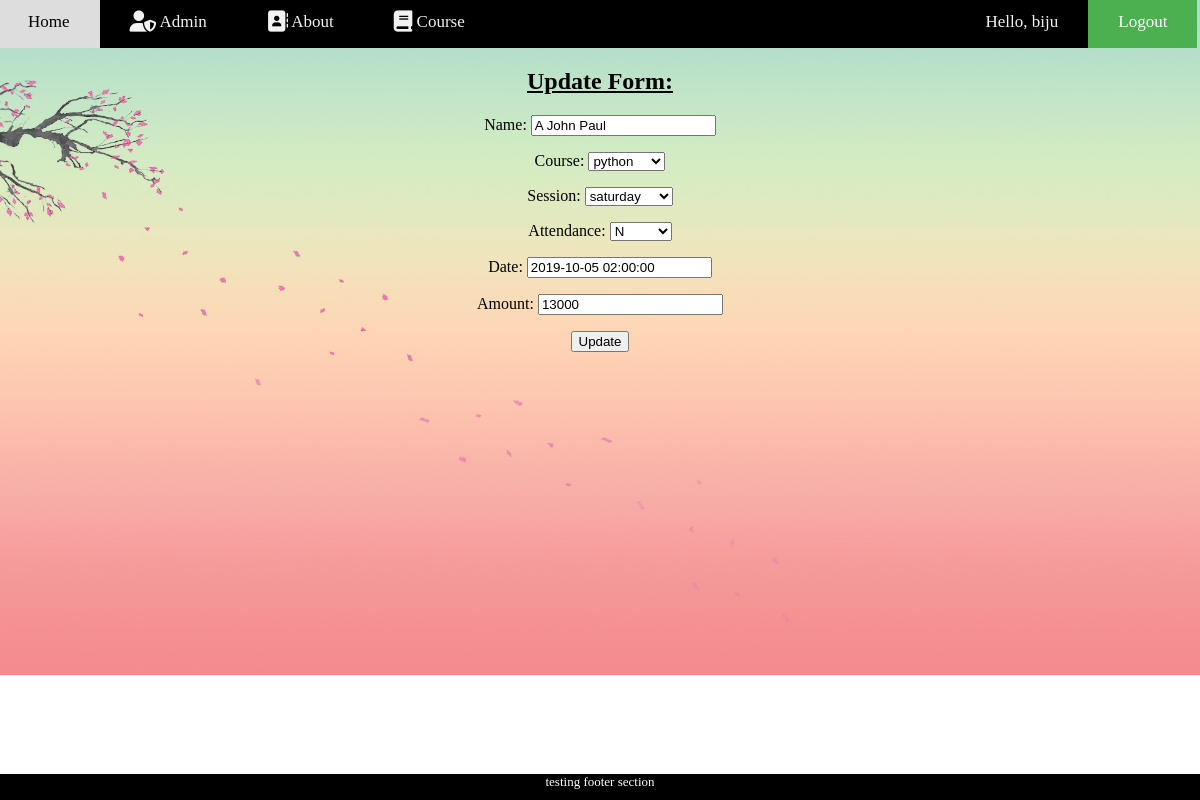
The app's page /update/1 (signed in), older data.
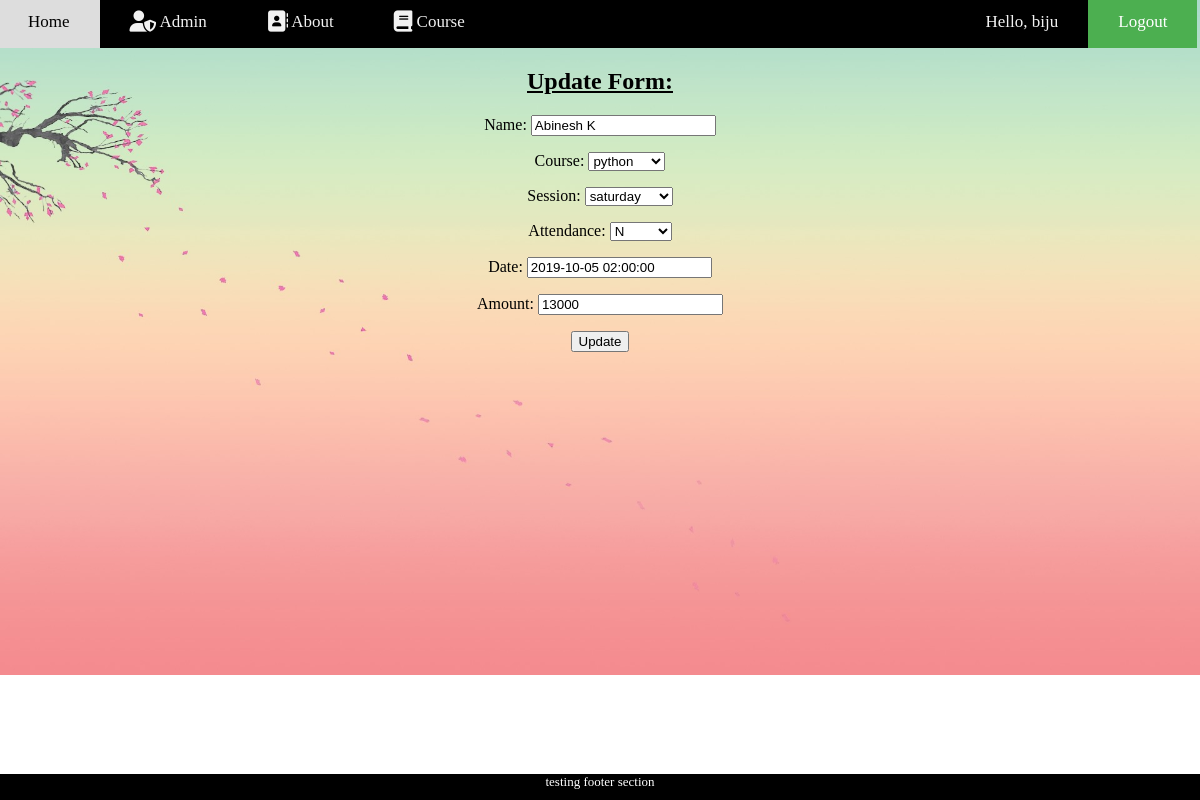
The same page, newer data.
### enroll/models.py (models this page shows, shortened)
class Data(models.Model):
    ATT = (
        ('Student Attendance', (
            (u'YES', u'Y'),
            (u'NO', u'N'),
        )),
    )
    DAY = (
        ('Choose your session', (
            (u'SATURDAY', u'saturday'),
            (u'SUNDAY', u'sunday'),
        )),
    )
    COURSE = (
        ('Select your course', (
            (u'PYTHON', u'python'),
            (u'DOT_NET', u'.net'),
            (u'C', u'c'),
            (u'C++', u'c++'),
            (u'PHP', u'php'),
            (u'XML', u'xml'),
        )),
    )
    id = models.AutoField(primary_key=True)
    name = models.CharField(max_length=15, null=False, unique=True)
    course = models.CharField(max_length=10, blank=False, null=False, choices=COURSE)
    session = models.CharField(max_length=8, blank=False, null=False, choices=DAY)
    attendance = models.CharField(max_length=3, blank=False, null=False, choices=ATT)
    date = models.DateTimeField(default=datetime.now, editable=True)
    amount = models.IntegerField(blank=False, null=False)
    img = models.ImageField(upload_to='images/', default="")
    class Meta:
        db_table = 'student'

### enroll/views.py (the view)
# urls.py: path('update/<int:pk>', v.U.as_view(), name='edit'),
class U(UpdateView):
    model = Data
    fields = ['name', 'course', 'session', 'attendance', 'date', 'amount']
    template_name = 'edit.html'
    success_url = reverse_lazy('records')

### enroll/templates/edit.html (shortened to what this page needs)
{% extends 'base.html' %}
{% load static %}
{% block content%}
<html lang="en">
    <head>
    </head>
    <body onload="redirect()">
        {% if user.is_superuser%}
            <center>
                <h2><u>Update Form:</u></h2>
                <form method="post">
                    {{form.as_p}}
                    <input type="submit" value="Update">
                </form>
            </center>
        {% else %}
            <script>
                function redirect(){alert("Not an Admin--Redirecting....");window.location.replace('{% url 'home' %}');}
            </script>
        {% endif %}
    </body>
</html>
{% endblock content%}

### enroll/templates/base.html (shortened to what this page needs)
{% load static %}
<!DOCTYPE html>
<html lang="en">
        <head>
            <link rel="stylesheet" type="text/css" href="{% static 'CSS/main.css' %}">
        </head>
        <body>
                <div class="topnav">
                    <a class="active" id="bb" href="{% url 'home' %}">Home</a>
                    <a class="active" href="{% url 'records' %}" title="Admin">
                        <i class="fas fa-user-shield fa-lg"></i> Admin</a>
                    <a class="active" href="{% url 'contact' %}">
                        <i class="fas fa-address-book fa-lg"></i> About</a>
                    <a class="active" href="{% url 'course' %}">
                        <i class="fas fa-book fa-lg"></i> Course</a>
                    {% if user.is_authenticated %}
                        <a class="opp" id="bb" href="{% url 'logout' %}">Logout</a>
                        <a class="opp">Hello, {{user.username}}</a>
                    {% else %}
                        <a class="opp" id="bb" href="{% url 'login' %}" title="Student">
                        <i class="fas fa-door-open fa-lg"></i> Login</a>
                    {% endif %}
                </div>
            {% block content %}
            {% endblock content %}
        </body>
        <footer id="foot">testing footer section</footer>
    </html>

### enroll/static/CSS/main.css (style rules this page uses)
html { scroll-behavior: smooth; }
body { background-image: url('/static/images/bgr.jpg'); background-repeat: no-repeat; background-size: cover; }
.topnav { position: sticky; overflow: hidden; margin-left: -10px; margin-top: -12px; margin-right: -8px; background-color: hsl(0, 100%, 0%); width: 101.3%; height: 8.01% }
.topnav a { float: left; color: #f2f2f2; padding: 16px 30px; text-decoration: none; font-size: 17px; transition-duration: 0.9s; }
.topnav a#bb { background-color: #4CAF50; color: white; }
.topnav a.opp { float: right; }
#foot { bottom: 0; color: white; text-align: center; background-color: hsl(0, 100%, 0%); height: 2em; left: 0; position: fixed; font-size: small; width:100%; }

Row changes from the older to the newer data that the page shows:
changed Data "python": name "A John Paul" → "Abinesh K"
